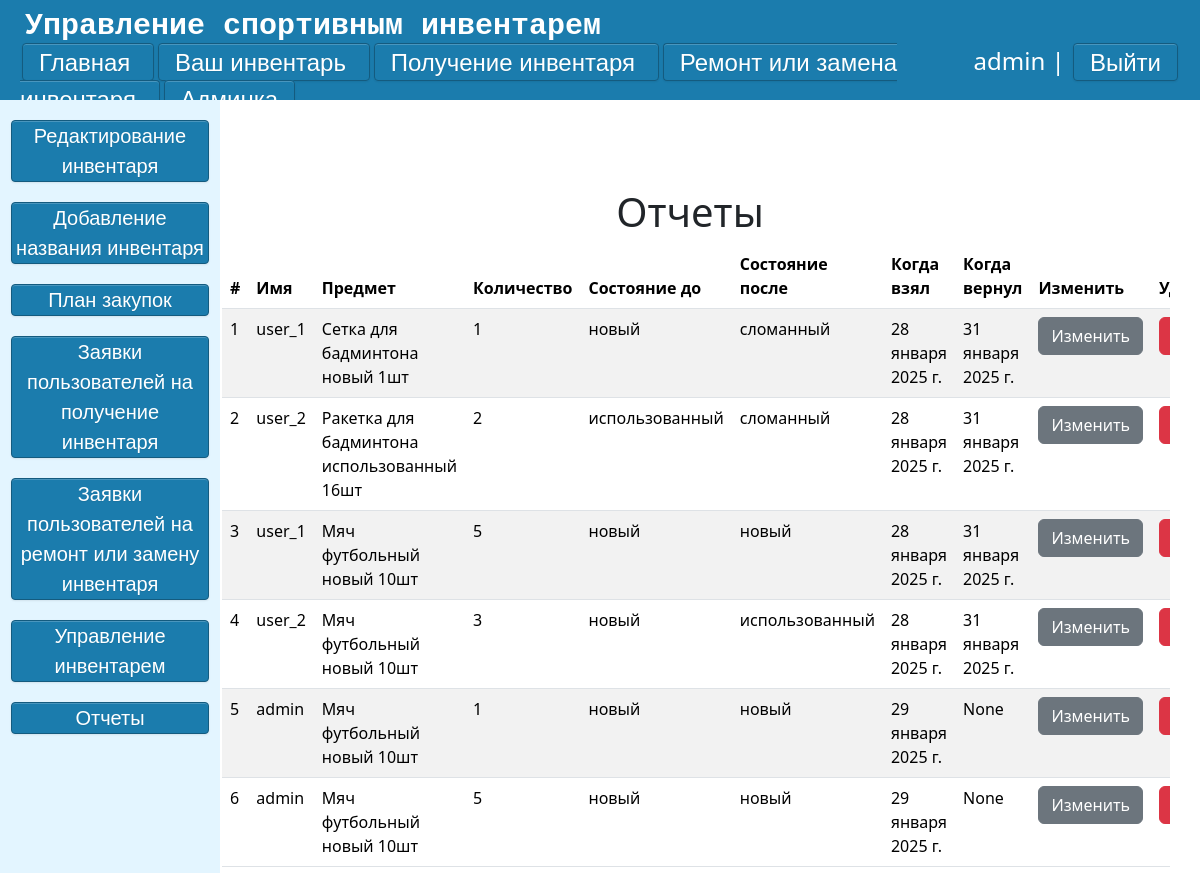
Screenshot of /console/history/ (signed in) with the database file from the repository.
### main/models.py (models this page shows, shortened)
class History(models.Model):
    CONDITION_CHOICES = [
        ('новый', 'новый'),
        ('использованный', 'использованный'),
        ('сломанный', 'сломанный'),
    ]
    User = models.CharField(max_length=255,null=True, blank=True)
    Rent = models.ForeignKey('Goods',on_delete=models.CASCADE,verbose_name='Предмет',null=True, blank=True)
    Count = models.CharField(max_length=255,verbose_name='Количество',null=True, blank=True)
    condition_before =models.CharField('Состояние до', max_length=20, choices=CONDITION_CHOICES,null=True, blank=True)
    condition_after = models.CharField('Состояние после', max_length=20, choices=CONDITION_CHOICES,null=True, blank=True)
    rented_at = models.DateField('Взято', default=timezone.now)
    returned_at = models.DateField('Возвращено',null=True, blank=True)
    class Meta:
        verbose_name = "Отчет"
        verbose_name_plural = "Отчеты"
    def get_absolute_url(self):
        return reverse("Update_history", kwargs={"post_id": self.id})
    def get_absolute_url_del(self):
        return reverse("Delete_history", kwargs={"post_id": self.id})

class Goods(models.Model):
    CONDITION_CHOICES = [
        ('новый', 'новый'),
        ('использованный', 'использованный'),
        ('сломанный', 'сломанный'),
    ]
    goods = models.ForeignKey('Goods_Names',on_delete=models.CASCADE,null=True,verbose_name='Предмет')
    count = models.IntegerField('Количество', default=1,validators=[MinValueValidator(1)])
    rented_count = models.IntegerField('Взято', default=0,validators=[MinValueValidator(0)])
    condition = models.CharField('Состояние', max_length=20, choices=CONDITION_CHOICES)
    created_at = models.DateTimeField('Добавлено', default=timezone.now)
    updated_at = models.DateTimeField('Обновлено', auto_now=True)
    class Meta:
        verbose_name = "Инвентарь"
        verbose_name_plural = "Инвентарь"
    def __str__(self):
        return f"{self.goods} {self.condition} {self.count-self.rented_count}шт"

class Goods_Names(models.Model):
    name_of_good = models.CharField('Название', max_length=30)
    def __str__(self):
        return self.name_of_good
    class Meta:
        verbose_name = "Название инвентаря"
        verbose_name_plural = "Названия инвентаря"

### main/views.py (the view)
# urls.py: path('console/history/', views.history, name="history"),
def history(request):
    if request.user.is_superuser:
        h = (History.objects.all())
        return render(request, 'admin/history.html', {'h':h})
    else:
        return render(request, 'admin/Error.html')

### main/templates/admin/history.html (shortened to what this page needs)
{% extends 'admin/admin-layout.html' %}
{% block script %}
    <link rel="stylesheet" href="https://cdn.jsdelivr.net/npm/flatpickr/dist/flatpickr.min.css">
{% endblock %}
{% block content %}
    <div class="admin-form-edit-inventory">
        <div class="container mt-5">
                <h1>Отчеты</h1>
                    <table  class="table table-striped">
                      <thead>
                        <tr>
                            <th>#</th>
                            <th>Имя</th>
                            <th>Предмет</th>
                            <th>Количество</th>
                            <th>Состояние до</th>
                            <th>Состояние после</th>
                            <th>Когда взял</th>
                            <th>Когда вернул</th>
                            <th>Изменить</th>
                            <th>Удалить</th>
                        </tr>
                      </thead>
                      <tbody>
                      {% for el in h %}
                        <tr>
                            <td> {{ forloop.counter }}</td>
                            <td> {{el.User}}</td>
                            <td> {{el.Rent}}</td>
                            <td> {{el.Count}}</td>
                            <td> {{el.condition_before}}</td>
                            <td> {{el.condition_after}}</td>
                            <td> {{el.rented_at}}</td>
                            <td> {{el.returned_at}}</td>
                            <td><a class="btn btn-secondary" href="{{el.get_absolute_url}}">Изменить</a></td>
                            <td><a class="btn btn-danger" href="{{el.get_absolute_url_del}}" >Удалить</a></td>
                        </tr>
                        {% endfor %}
                    </table>
        </div>
    </div>
{% endblock %}

### main/templates/admin/admin-layout.html (shortened to what this page needs)
{% load static %}
<!DOCTYPE html>
<html lang="ru">
<head>
    <link rel="stylesheet" href="https://cdn.jsdelivr.net/npm/bootstrap@5.3.2/dist/css/bootstrap.min.css">
    <link rel="stylesheet" href="{% static 'main/css/css.css' %}">
    <link rel="stylesheet" href="{% static 'main/css/buttons.css' %}">
    {% block script %}
    {% endblock script%}
</head>
<body>
    <div class = "back">
        <div class = 'top'>
                <div class="logo2"><samp>Управление спортивным инвентарем</samp></div>
                <div class = 'lower'>
                    <div class="left-shortcuts">
                        <a href="{% url 'main' %}" class = 'btn3'> Главная </a>
                        <a href="{% url 'my' %}" class = 'btn3'> Ваш инвентарь </a>
                        <a href="{% url 'application-get' %}" class = 'btn3'> Получение инвентаря </a>
                        <a href="{% url 'application-repair' %}" class = 'btn3'> Ремонт или замена инвентаря </a>
                        {% if request.user.is_superuser %}
                        <a href="{% url 'console' %}" class = 'btn3'> Админка </a>
                        {% endif %}
                    </div>
                    <div class="right-shortcuts">
                        {% if request.user.is_authenticated %}
                            <li class="last"> {{user.username}} | <a href="{% url 'logout' %}" class="btn3">Выйти</a></li>
                        {% else %}
                            <li class="last"><a href="register" class="btn3"> Регистрация</a>  <a href="login" class="btn3"> Войти </a></li>
                        {% endif %}
                    </div>
                </div>
        </div>
        <div class ="admin-content">
            <div class="side-bar">
                <a href="{% url 'edit_inventory' %}" class = 'btn4'> Редактирование инвентаря </a>
                <a href="{% url 'new_name_inventory' %}" class = 'btn4'> Добавление названия инвентаря </a>
                <a href="{% url 'purchase_plan' %}" class = 'btn4'> План закупок </a>
                <a href="{% url 'Request_for_receipt_inventory' %}" class = 'btn4'> Заявки пользователей на получение инвентаря</a>
                <a href="{% url 'Request_for_repair_inventory' %}" class = 'btn4'> Заявки пользователей на ремонт или замену инвентаря </a>
                <a href="{% url 'Inventory_management' %}" class = 'btn4'> Управление инвентарем </a>
                <a href="{% url 'history' %}" class = 'btn4'> Отчеты </a>
            </div>
            <div class="right-content">
                {% block content  %}
                {% endblock %}
            </div>
        </div>
    </div>
</body>
</html>

### main/static/main/css/css.css (style rules this page uses)
body { height: 100vh; width: 100vw; }
.top { display: grid; place-items: left; background: #1B7CAD; width: 100%; height: 100px; overflow: auto; }
.lower { display: grid; grid-template-columns: 80% 20%; padding: 10px width: 100%; padding-left: 20px; padding-right: 20px; font-size: 24px; margin-top: -6px; }
.back { height: 100%; width: 100%; overflow: auto; }
.logo2 { font-size: 30px; margin-left: 25px; font-weight: bold; color: #fff; }
.last { float:right; color: #fff; }
h1 { text-align: center; }
li { list-style-type: none; }
.side-bar { width: 220px; background: #e3f5ff; overflow: auto; font-size: 20px; }
.admin-content { display: grid; grid-template-columns: 210px 80vw; height: 87.3% }
.right-content { width: 100%; margin-top: 40px; margin-right: auto; margin-left: auto; overflow: auto; }

### main/static/main/css/buttons.css (style rules this page uses)
a.btn3 { border-radius: 4px; -webkit-box-shadow: inset 0 1px 0 rgba(255, 255, 255, 0.2), 0 1px 2px rgba(0, 0, 0, 0.08); -moz-box-shadow: inset 0 1px 0 rgba(255, 255, 255, 0.2), 0 1px 2px rgba(0, 0, 0, 0.08); box-shadow: inset 0 1px 0 rgba(255, 255, 255, 0.2), 0 1px 2px rgba(0, 0, 0, 0.08); color: #fff; width: auto; text-align: center; font-family: Arial, Helvetica, sans-serif; padding: 4.5px 16px; margin: 20px 2px; text-decoration: none; text-shadow: 0 1px 1px rgba(0, 0, 0, 0.075); -webkit-transition: background-color 0.1s linear; -moz-transition: background-color 0.1s linear; -o-transition: background-color 0.1s linear; transition: background-color 0.1s linear; background-color: rgb( 27, 124, 173 ); border: 1px solid rgb( 20, 91, 127 ); }
a.btn4 { border-radius: 4px; -webkit-box-shadow: inset 0 1px 0 rgba(255, 255, 255, 0.2), 0 1px 2px rgba(0, 0, 0, 0.08); -moz-box-shadow: inset 0 1px 0 rgba(255, 255, 255, 0.2), 0 1px 2px rgba(0, 0, 0, 0.08); box-shadow: inset 0 1px 0 rgba(255, 255, 255, 0.2), 0 1px 2px rgba(0, 0, 0, 0.08); color: #fff; display:block; width:90%; margin: 20px auto; text-align: center; font-family: Arial, Helvetica, sans-serif; text-decoration: none; text-shadow: 0 1px 1px rgba(0, 0, 0, 0.075); -webkit-transition: background-color 0.1s linear; -moz-transition: background-color 0.1s linear; -o-transition: background-color 0.1s linear; transition: background-color 0.1s linear; background-color: rgb( 27, 124, 173 ); border: 1px solid rgb( 20, 91, 127 ); }

### rows the page displays
History: User "user_1", Rent "Сетка для бадминтона новый 1шт", Count "1", condition_before "новый", condition_after "сломанный", rented_at "28 января 2025 г.", returned_at "31 января 2025 г."
History: User "user_2", Rent "Ракетка для бадминтона использованный 16шт", Count "2", condition_before "использованный", condition_after "сломанный", rented_at "28 января 2025 г.", returned_at "31 января 2025 г."
History: User "user_1", Rent "Мяч футбольный новый 10шт", Count "5", condition_before "новый", condition_after "новый", rented_at "28 января 2025 г.", returned_at "31 января 2025 г."
History: User "user_2", Rent "Мяч футбольный новый 10шт", Count "3", condition_before "новый", condition_after "использованный", rented_at "28 января 2025 г.", returned_at "31 января 2025 г."
History: User "admin", Rent "Мяч футбольный новый 10шт", Count "1", condition_before "новый", condition_after "новый", rented_at "29 января 2025 г.", returned_at "None"
History: User "admin", Rent "Мяч футбольный новый 10шт", Count "5", condition_before "новый", condition_after "новый", rented_at "29 января 2025 г.", returned_at "None"

### other values shown
{{ user.username }} "admin"
